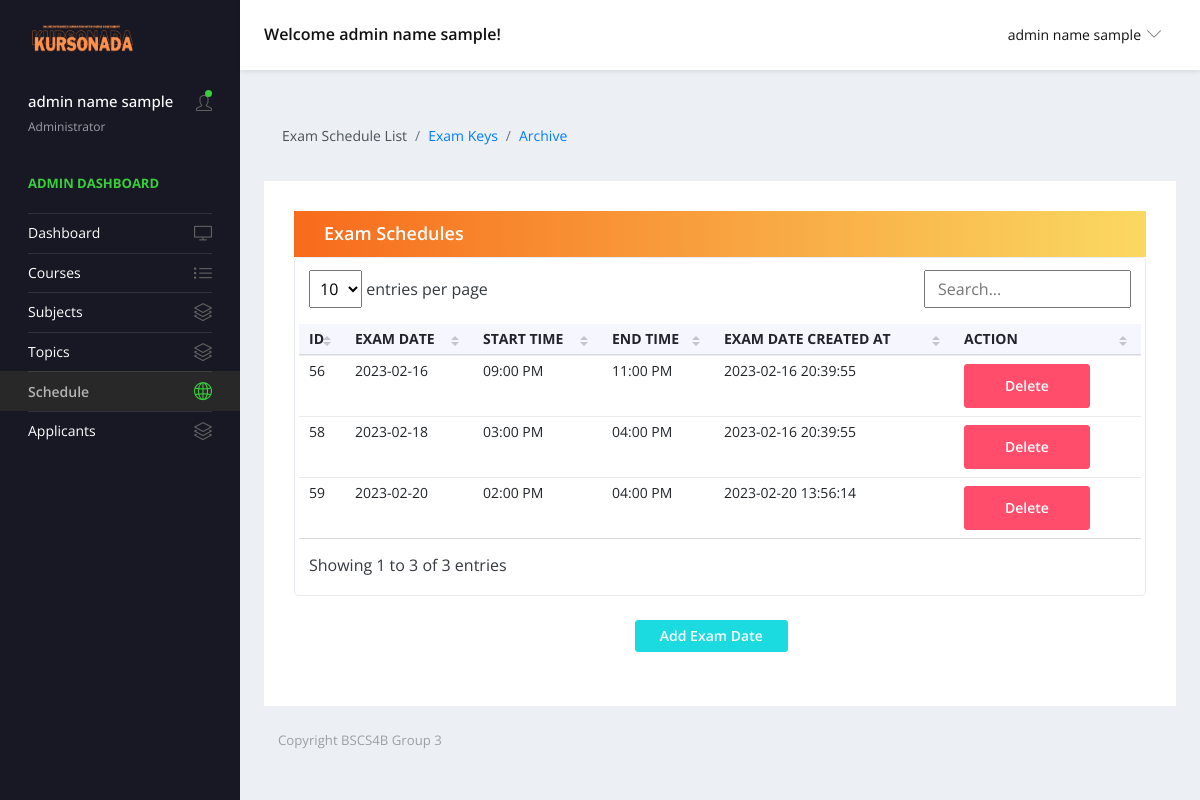
The page /views/admin-schedule.php (signed in) on the database as committed earlier.
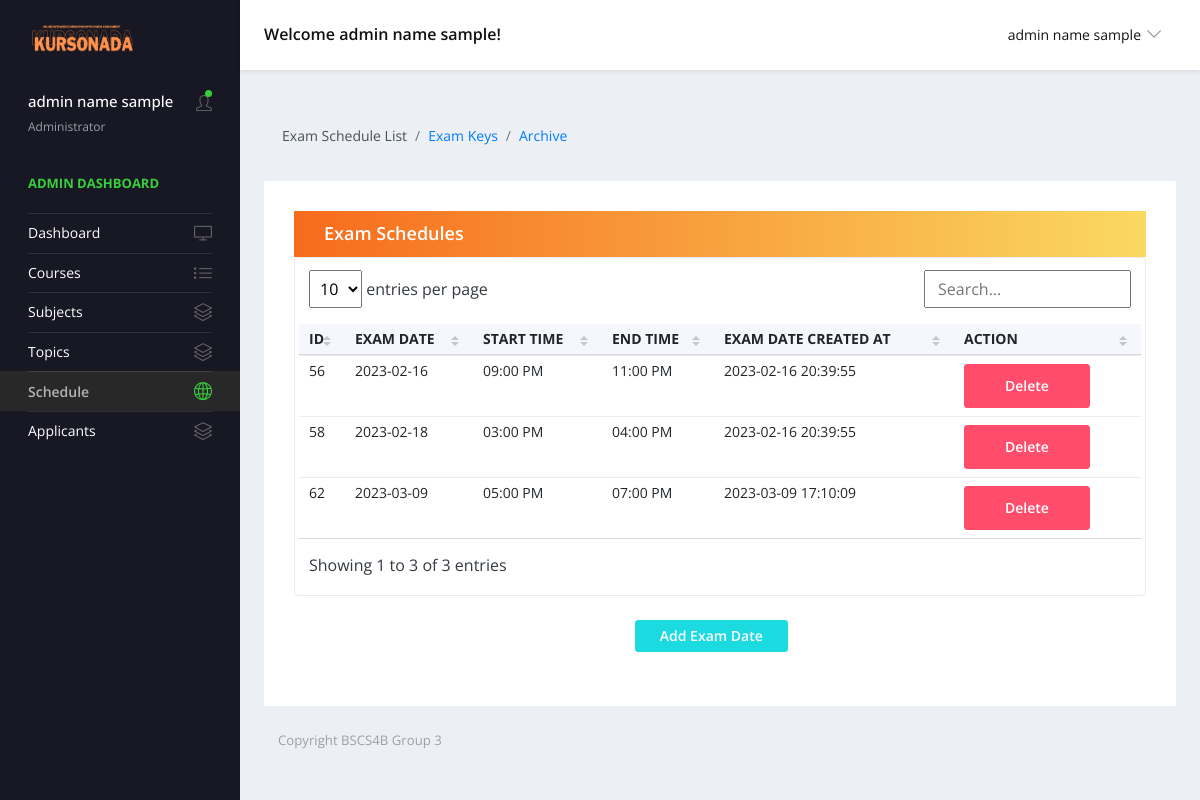
The same page on the database as committed later.
### tables this page shows
CREATE TABLE `admin_schedule` (
  `id` int(11) NOT NULL,
  `exam_date` varchar(255) NOT NULL,
  `exam_time` time NOT NULL,
  `exam_time_end` time NOT NULL,
  `exam_date_created` datetime NOT NULL
);

### forms/adminQueries.php (called while the page is built, shortened)
<?php
function getExamDates() {
    $url = 'localhost';
    $username = 'root';
    $password = '';
    $conn = new mysqli($url, $username, $password, 'project');
    $sql = mysqli_query($conn,
    "SELECT id,exam_date,exam_time,exam_time_end,exam_date_created
    FROM admin_schedule
    ");
    return mysqli_fetch_all($sql, MYSQLI_ASSOC);
}
?>

### views/admin-schedule.php (the view, shortened to what the changed rows need)
<?php
    include '../forms/adminQueries.php';
?>
<!DOCTYPE html>
<html lang="en">
  <head>
    <link rel="stylesheet" href="../vendors/simple-line-icons/css/simple-line-icons.css">
    <link rel="stylesheet" href="../vendors/flag-icon-css/css/flag-icon.min.css">
    <link rel="stylesheet" href="../vendors/css/vendor.bundle.base.css">
    <link rel="stylesheet" href="../vendors/daterangepicker/daterangepicker.css">
    <link rel="stylesheet" href="../vendors/chartist/chartist.min.css">
    <link rel="stylesheet" href="../assets/css/style-admin.css">
  </head>
  <body>
    <div class="container-scroller">
      <div class="container-fluid page-body-wrapper">
       <div class="main-panel">
        <div class="content-wrapper">
          <div class="row quick-action-toolbar">
            <div class="col-md-12 grid-margin">
              <div class="card">
                <div class="card-body">
                  <div class="table-responsive border rounded p-1">
                  <table class="table table-hover text-nowrap datatable">
                        <thead>
                            <tr>
                            <th class="font-weight-bold" scope="col">ID</th>
                            <th class="font-weight-bold" scope="col">EXAM DATE</th>
                            <th class="font-weight-bold" scope="col">START TIME</th>
                            <th class="font-weight-bold" scope="col">END TIME</th>
                            <th class="font-weight-bold" scope="col">EXAM DATE CREATED AT</th>
                            <th class="font-weight-bold" scope="col">ACTION</th>
                          </thead>
                        <tbody>
                            <?php
                            $rows = getExamDates();
                            $i = 0;
                                while ($i < count($rows)) {
                                    $row = $rows[$i];
                                    $id = $row['id'];
                                    $formattedTime = date('h:i A', strtotime($row['exam_time']));
                                    $formattedTime2 = date('h:i A', strtotime($row['exam_time_end']));
                                    $exam_date = $row['exam_date'];
                                    $datecreated = $row['exam_date_created'];
                                    echo "<tr>
                                    <td>" . $id . "</td>
                                    <td>" .$exam_date . "</td>
                                    <td>" . $formattedTime . "</td>
                                    <td>" . $formattedTime2 . "</td>
                                    <td>" . $datecreated . "</td>
                                    <td>" .
                                  "<button type='submit' class='btn btn-danger delbtn' data-bs-toggle='modal' data-bs-target='#delmodal' data-dateid='$id' onClick='deleteSchedule(this)'>Delete</button>" .
                                         "</td>
                                    </tr>";
                                    $i++;
                                }
                            ?>
                        </tbody>
                    </table>
                  </div>
              </div>
          </div>
        </div>
      </div>
    </div>
    </div>
    <link href="../assets/vendor/simple-datatables/style.css" rel="stylesheet">
  </body>
</html>

Rows that differ between the two databases and show on the page:
removed admin_schedule: id "59", exam_date "2023-02-20", exam_time "02:00 PM", exam_time_end "04:00 PM", exam_date_created "2023-02-20 13:56:14"
added admin_schedule: id "62", exam_date "2023-03-09", exam_time "05:00 PM", exam_time_end "07:00 PM", exam_date_created "2023-03-09 17:10:09"
